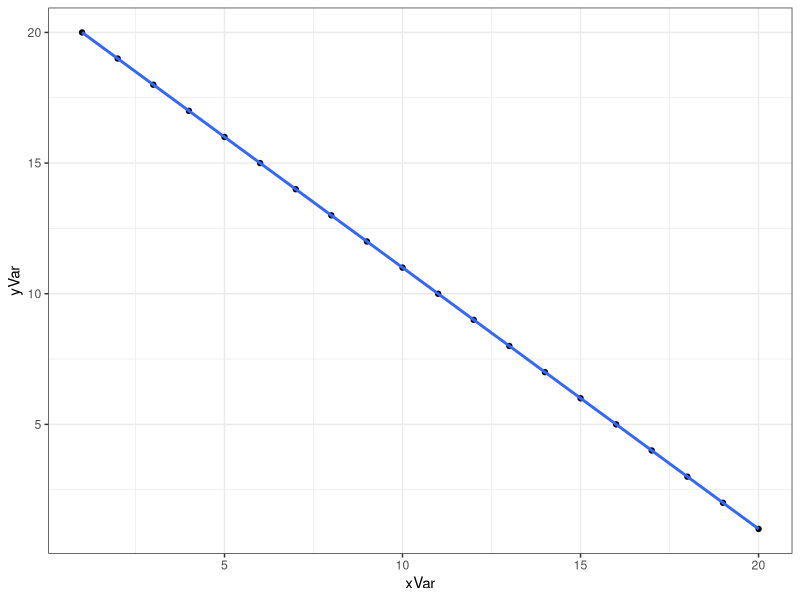
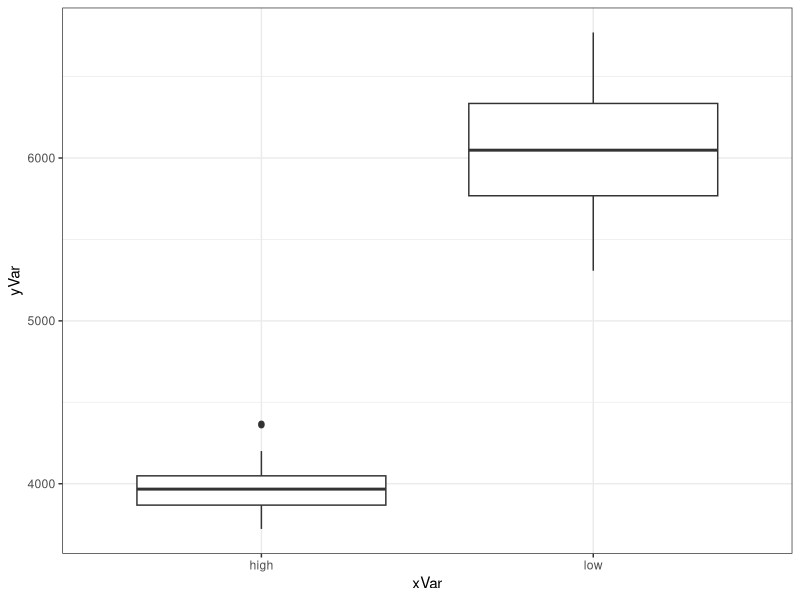
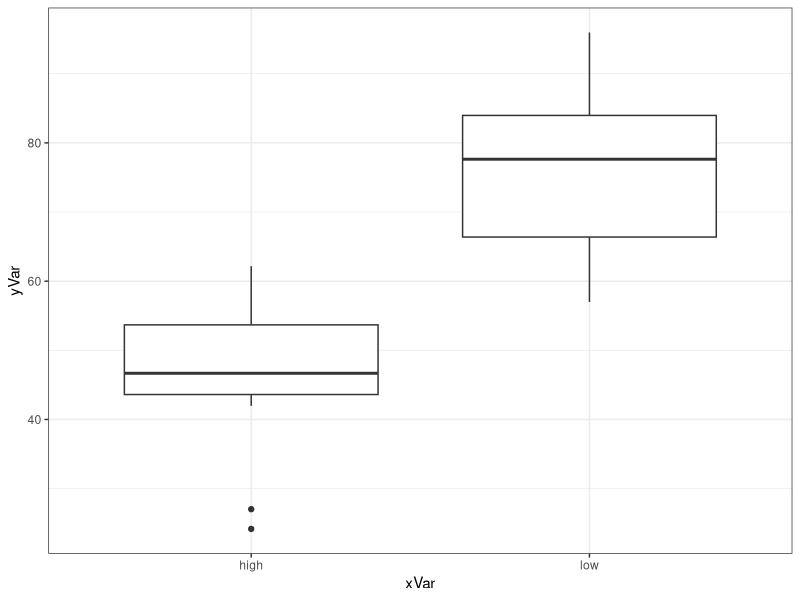
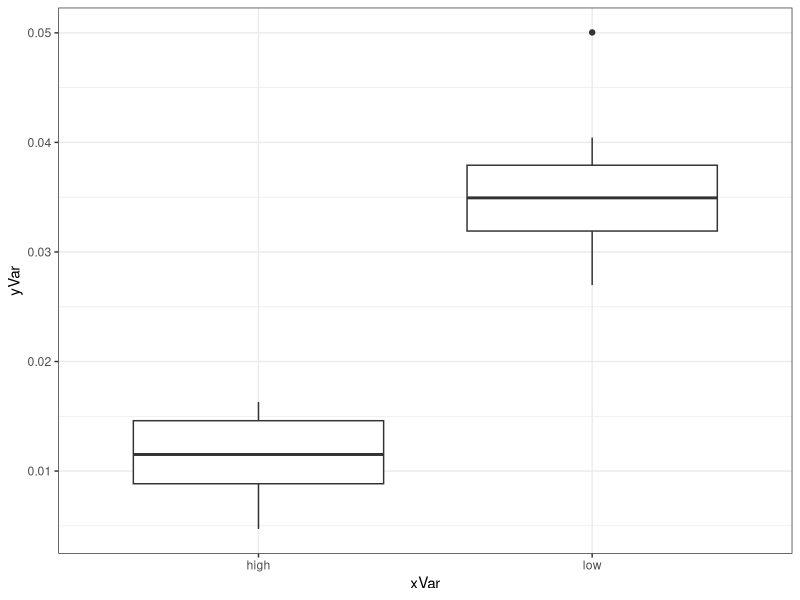
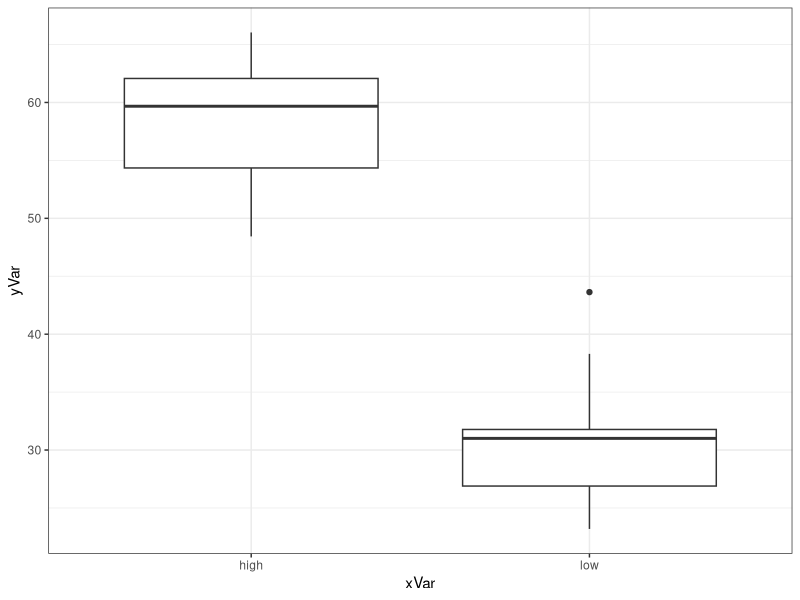
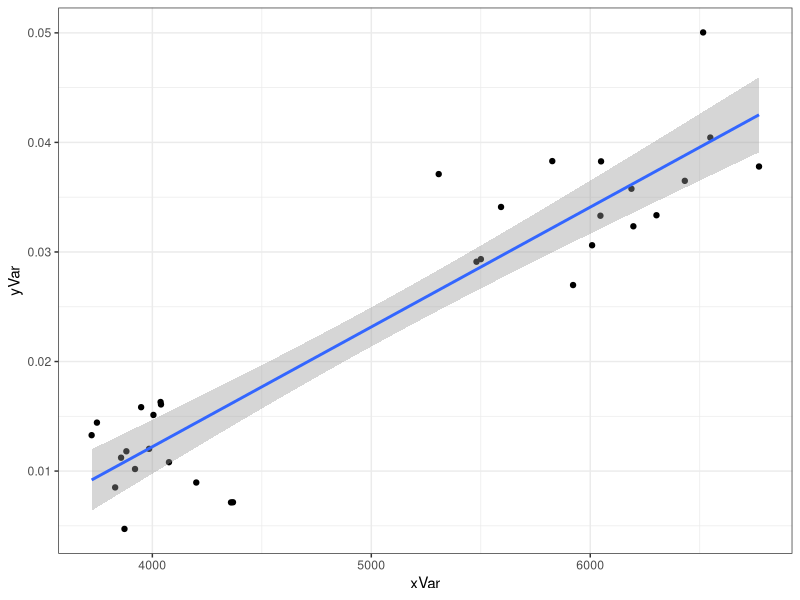
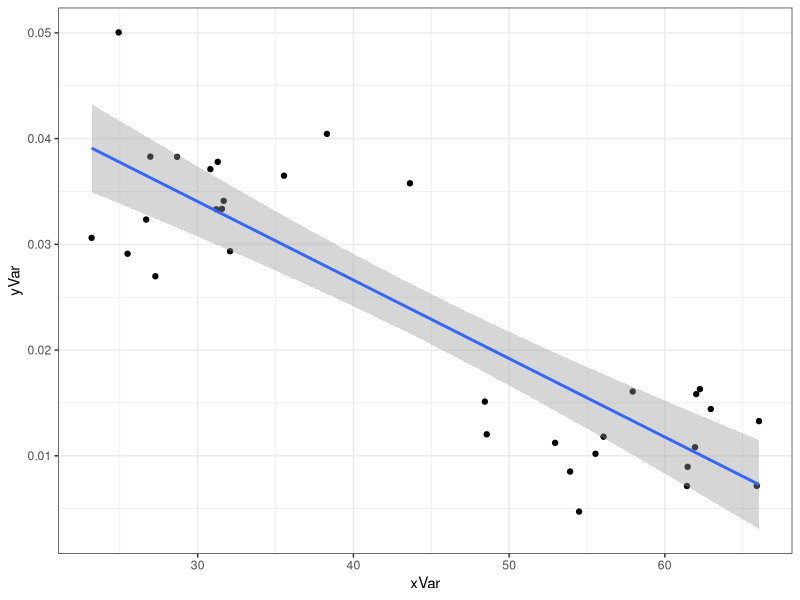
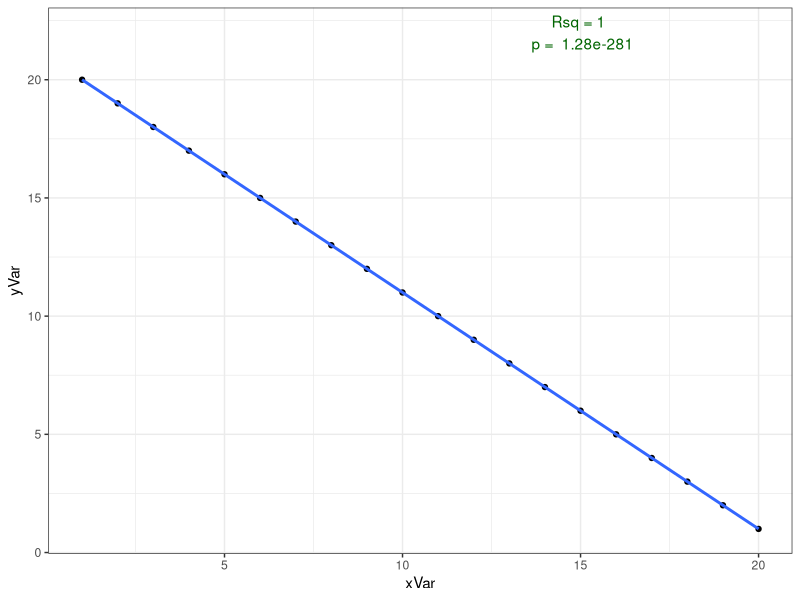

Source code (R) for these figures, in order:
## ---- chunk 1
library(ggplot2)




#---------------------------------------------------------#
#                      Setting up data frame               
#---------------------------------------------------------#

df1=data.frame(
	rainfall = rep(c("high","low"), each= 16), #rainfall @origin
	accession = paste("PI",rep(1:8, each = 4), sep = "_"), #accession number
	BioRep=rep(1:4,times=8), #biological replicate of genotype
	rootLen = 0, #root length
	nodNum = 0, #nodule number
	wue = 0, #water use efficiency
  rootAng = 0 #root branching 
	)

#---------------------------------------------------------#
#                      FUNCTIONS
#---------------------------------------------------------#

#----------------------------------------------------------
#FUNCTION: genDist
#Description: generate distributions for the data frame
#Inputs: meanH/L = predicted mean of parameter for high/low rainfall,
#        sdH/L = standard deviation of parameterfor high/low rainfall,
#        rows = number of rows to fill  
#Outputs: a vector of variables for the parameter
#----------------------------------------------------------

genDist <- function(rows = 16, meanH = 10, sdH = 2.5, meanL = 5, sdL = 1){
  simVec <- c(rnorm(n = rows, mean = meanH, sd = sdH), rnorm(n = rows, mean = meanL, sd = sdL))
  
  return(simVec)
  
} #end of genDist

#----------------------------------------------------------

#genDist()

#----------------------------------------------------------
#FUNCTION: simSum
#Description: summary for analysis of data  
#Inputs: dat = dataframe to be used
#        P1 = parameter 1
#        P2 = parameter 2
#        type = type of analysis to do
#Outputs: p-value
#----------------------------------------------------------
simSum <- function(dat = data.frame(P1 = 1:20, P2 = 20:1), 
                   P1 = 1:20, 
                   P2 = 20:1,
                   type = "lm") {
  if(type == "lm"){
    sum <- summary(lm(data = dat, P1~P2))
    p <- sum$coefficients[2,4]
  }
  if(type == "aov"){
    sum <- summary(aov(data = dat, P1~P2))
    p<- sum[[1]][1,5]
  }
  return(p)
  
} #end of simSum
#----------------------------------------------------------

simSum()



#----------------------------------------------------------
#FUNCTION: Plotter
#Description: Plotting data from simulation
#Inputs: xVar = xvariable to use
#        yVar = yvariable to use  
#Outputs: a plot
#----------------------------------------------------------
Plotter <- function(dat = data.frame(yVar = 1:20, xVar = 20:1), 
                   yVar = 1:20, 
                   xVar = 20:1, 
                   type = "line") {
  if(type == "box"){
  pl <- ggplot2::ggplot(data = dat, aes(x = xVar, y = yVar, group = xVar)) + 
    geom_boxplot() +
    theme_bw() #end of plot
  }
  if(type == "line"){
  pl <- ggplot2::ggplot(data = dat, aes(x = xVar, y = yVar)) + 
    geom_point() + 
    stat_smooth(method = "lm") + 
    theme_bw() #end of plot
  }
  suppressMessages(print(pl))
  
} #end of Plotter
#----------------------------------------------------------

Plotter()

### End of functions
###########################################################
#---------------------------------------------------------#
#                      filling data frame
#---------------------------------------------------------#


df1$rootLen <- genDist(rows = nrow(df1)/2, meanH = 4000, sdH = 300, meanL = 6000, sdL = 500)

df1$nodNum <- genDist(rows = nrow(df1)/2, meanH = 50, sdH = 10, meanL = 80, sdL = 10)

df1$wue  <- genDist(rows = nrow(df1)/2, meanH = 0.0125, sdH = 0.005, meanL = 0.0375, sdL = 0.005)

df1$rootAng  <- genDist(rows = nrow(df1)/2, meanH = 60, sdH = 5, meanL = 30, sdL = 5)

head(df1)


#---------------------------------------------------------#
#                      analyzing data
#---------------------------------------------------------#

#vector for storing p values
pvec <- vector(mode = "integer",length = 6)


pvec[1]<- simSum(dat = df1, P1 = df1$rootLen, P2 = df1$rainfall, type = "aov")

pvec[2] <- simSum(dat = df1, P1 = df1$nodNum, P2 = df1$rainfall, type = "aov")

pvec[3] <- simSum(dat = df1, P1 = df1$wue, P2 = df1$rainfall, type = "aov")

pvec[4] <- simSum(dat = df1, P1 = df1$rootAng, P2 = df1$rainfall, type = "aov")

pvec[5] <- simSum(dat = df1, P1 = df1$wue, P2 = df1$rootLen, type = "lm")

pvec[6] <- simSum(dat = df1, P1 = df1$wue, P2 = df1$rootAng, type = "lm")

which(pvec < 0.05) # all significant


#---------------------------------------------------------#
#                      graphing data
#---------------------------------------------------------#

#vector for storing p values
pvec <- vector(mode = "integer",length = 6)


Plotter(dat = df1, yVar = df1$rootLen, xVar = df1$rainfall, type = "box")

Plotter(dat = df1, yVar = df1$nodNum, xVar = df1$rainfall, type = "box")

Plotter(dat = df1, yVar = df1$wue, xVar = df1$rainfall, type = "box")

Plotter(dat = df1, yVar = df1$rootAng, xVar = df1$rainfall, type = "box")

Plotter(dat = df1, yVar = df1$wue, xVar = df1$rootLen, type = "line")

Plotter(dat = df1, yVar = df1$wue, xVar = df1$rootAng, type = "line")




## ---- chunk 2
#---------------------------------------------------------#
#                      Setting up data frame               
#---------------------------------------------------------#

df1=data.frame(
	rainfall = rep(c("high","low"), each= 16), #rainfall @origin
	accession = paste("PI",rep(1:8, each = 4), sep = "_"), #accession number
	BioRep=rep(1:4,times=8), #biological replicate of genotype
	rootLen = 0, #root length
	nodNum = 0, #nodule number
	wue = 0, #water use efficiency
  rootAng = 0 #root branching 
	)

#make generic df for the functions



#---------------------------------------------------------#
#                      FUNCTIONS
#---------------------------------------------------------#

#----------------------------------------------------------
#FUNCTION: genDist
#Description: generate distributions for the data frame
#Inputs: meanH/L = predicted mean of parameter for high/low rainfall,
#        sdH/L = standard deviation of parameter for high/low rainfall,
#        rows = number of rows to fill  
#Outputs: a vector of variables for the parameter
#----------------------------------------------------------

genDist <- function(rows = 16, meanH = 10, sdH = 2.5, meanL = 5, sdL = 1){
  simVec <- c(rnorm(n = rows, mean = meanH, sd = sdH), rnorm(n = rows, mean = meanL, sd = sdL))
  
  return(simVec)
  
} #end of genDist

#----------------------------------------------------------

genDist()

#----------------------------------------------------------
#FUNCTION: simSum
#Description: summary for analysis of data  
#Inputs: dat = dataframe to be used
#        P1 = parameter 1
#        P2 = parameter 2
#        type = type of analysis to do
#Outputs: p-value
#----------------------------------------------------------
simSum <- function(dat = data.frame(P1 = 1:20, P2 = 20:1), 
                   P1 = 1:20, 
                   P2 = 20:1,
                   type = "lm") {
  if(type == "lm"){
    sum <- summary(lm(data = dat, P1~P2))
    p <- signif(sum$coefficients[2,4], digits = 3)
    r <- signif(sum$r.squared, digits = 3)
    out <- c(p,r)
  }
  if(type == "aov"){
    sum <- summary(aov(data = dat, P1~P2))
    t <- as.vector(t.test(data = dat, P1~P2)[[5]])
    m <- signif(t,digits = 3)
    p <- signif(sum[[1]][1,5], digits = 3)
    out <- c(p,m)
    #note to self if you want to use this more universally
    # use if(length(unique(P2))>2) {then use a tukey test}
    #otherwise use t test
  }
  return(out)
  
} #end of simSum
#----------------------------------------------------------
print(simSum())




#----------------------------------------------------------
#FUNCTION: Plotter
#Description: Plotting data from simulation
#Inputs: xVar = xvariable to use
#        yVar = yvariable to use  
#Outputs: a plot
#----------------------------------------------------------
Plotter <- function(dat = data.frame(yVar = 1:20, xVar = 20:1), 
                   yVar = 1:20, 
                   xVar = 20:1,  type = "line") {
  if(type == "box"){
    sum <- simSum(dat = dat, P1 = yVar, P2 = xVar, type = "aov")
  pl <- ggplot2::ggplot(data = dat, aes(x = xVar, y = yVar, group = xVar)) + 
    geom_boxplot() +
    theme_bw() + 
    annotate(geom="text", x="high", y=(sum[2] + sum[2]*0.25), 
             label= paste("Mean =", sum[2]),
              color="darkgreen")+ 
    annotate(geom="text", x="low", y=(sum[3] + sum[3]*0.25), 
             label= paste("Mean =", sum[3]),
              color="darkgreen")
  #end of plot
  }
  if(type == "line"){
    sum <- simSum(dat = dat, P1 = yVar, P2 = xVar, type = "lm")
  pl <- ggplot2::ggplot(data = dat, aes(x = xVar, y = yVar)) + 
    geom_point() + 
    stat_smooth(method = "lm") + 
    theme_bw() + 
    annotate(geom="text", x=(max(xVar)*0.75), y=(max(yVar) + max(yVar)*0.1), 
             label= paste("Rsq =", sum[2], "\n p = ", sum[1]),
              color="darkgreen")#end of plot
  }
  suppressMessages(print(pl))
  
} #end of Plotter
#----------------------------------------------------------

Plotter()

### End of functions
###########################################################
#---------------------------------------------------------#
#                      filling data frame
#---------------------------------------------------------#


df1$rootLen <- genDist(rows = nrow(df1)/2, meanH = 4000, sdH = 300, meanL = 6000, sdL = 500)

df1$nodNum <- genDist(rows = nrow(df1)/2, meanH = 50, sdH = 10, meanL = 80, sdL = 10)

df1$wue  <- genDist(rows = nrow(df1)/2, meanH = 0.0125, sdH = 0.005, meanL = 0.0375, sdL = 0.005)

df1$rootAng  <- genDist(rows = nrow(df1)/2, meanH = 60, sdH = 5, meanL = 30, sdL = 5)

head(df1)


#---------------------------------------------------------#
#                      analyzing data
#---------------------------------------------------------#

simSum(dat = df1, P1 = df1$rootLen, P2 = df1$rainfall, type = "aov")

simSum(dat = df1, P1 = df1$nodNum, P2 = df1$rainfall, type = "aov")

simSum(dat = df1, P1 = df1$wue, P2 = df1$rainfall, type = "aov")

simSum(dat = df1, P1 = df1$rootAng, P2 = df1$rainfall, type = "aov")

simSum(dat = df1, P1 = df1$wue, P2 = df1$rootLen, type = "lm")

simSum(dat = df1, P1 = df1$wue, P2 = df1$rootAng, type = "lm")


#---------------------------------------------------------#
#                      graphing data
#---------------------------------------------------------#

#vector for storing p values
pvec <- vector(mode = "integer",length = 6)


Plotter(dat = df1, yVar = df1$rootLen, xVar = df1$rainfall, type = "box")

Plotter(dat = df1, yVar = df1$nodNum, xVar = df1$rainfall, type = "box")

Plotter(dat = df1, yVar = df1$wue, xVar = df1$rainfall, type = "box")

Plotter(dat = df1, yVar = df1$rootAng, xVar = df1$rainfall, type = "box")

Plotter(dat = df1, yVar = df1$wue, xVar = df1$rootLen, type = "line")

Plotter(dat = df1, yVar = df1$wue, xVar = df1$rootAng, type = "line")




